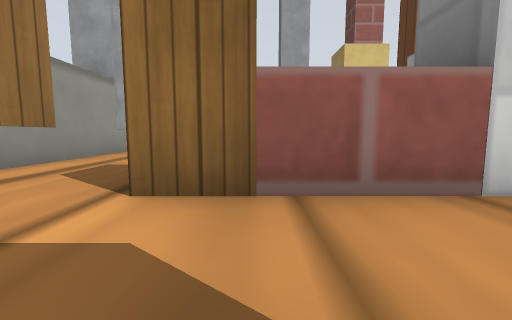
[1] (above)

19 first-person views from a walk through a Gazebo world. The camera is 0.05 m above the floor, tilts 6° down and sees 90° across. The floor is counted in squares, 0.1 m on a side. Each view is taken from the middle of a square. On the plan, view 1 faces up. The plan holds only what a view shows up to about 9 squares ahead; the rest is blank. The place goes on beyond the plan. Simple patterns stand in for the simulator's built-in surfaces.

[2]
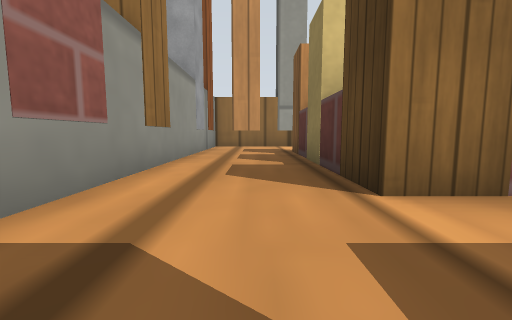

[3]
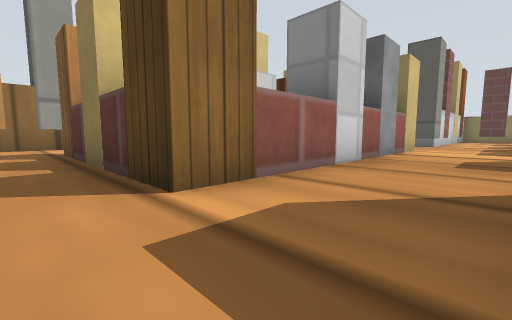

[4]
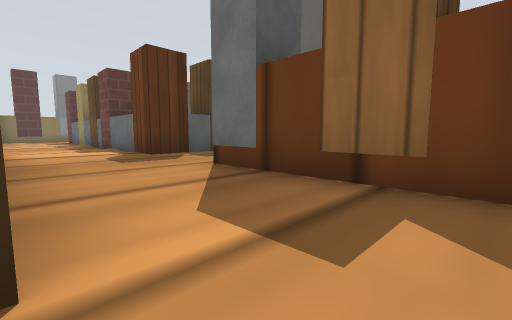

[5]
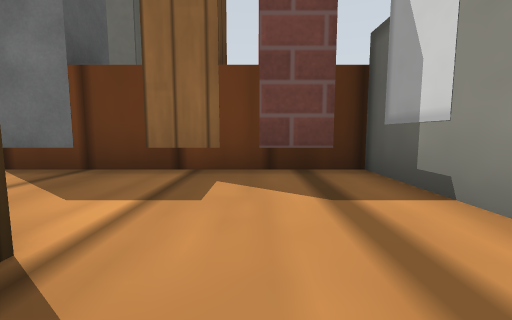

[6]
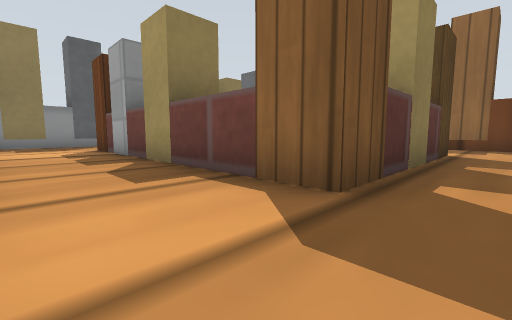

[7]
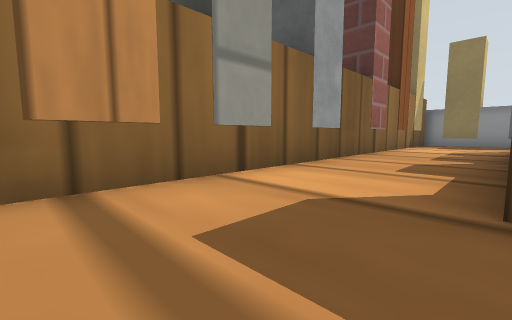

[8]
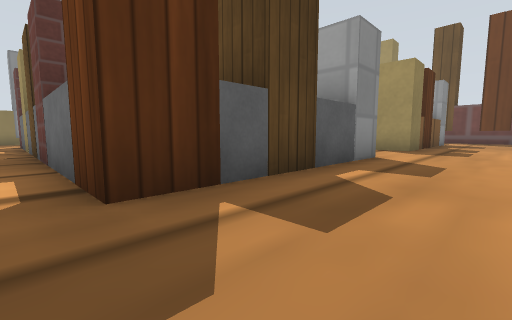

[9]
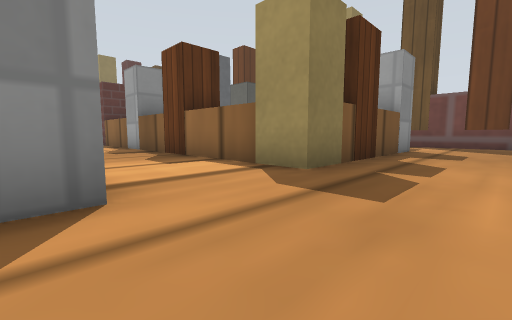

[10]
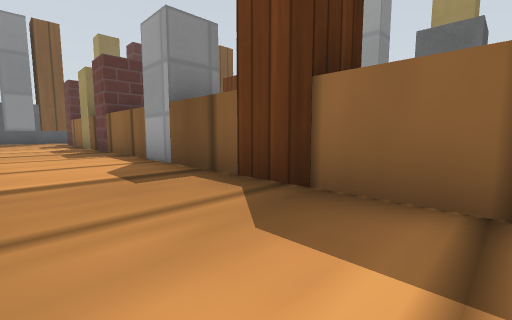

[11]
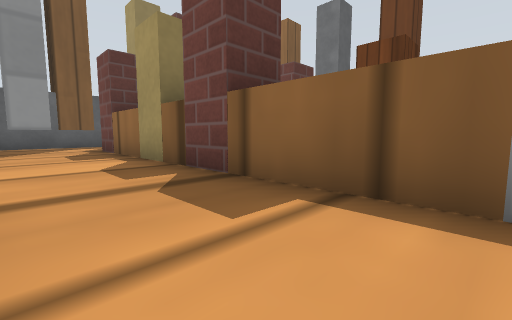

[12]
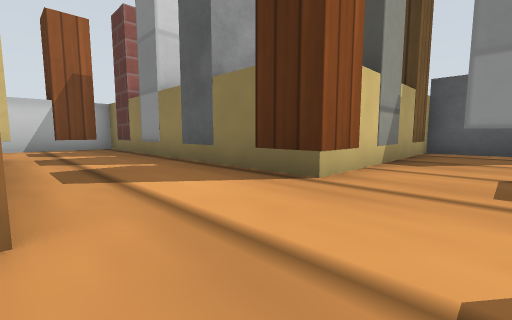

[13]
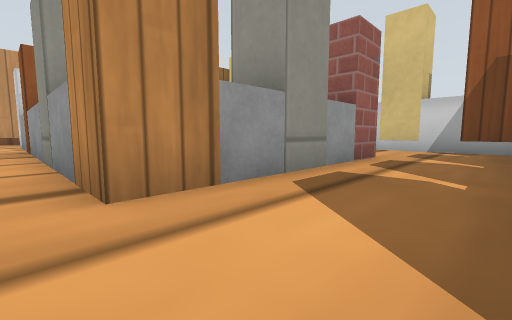

[14]
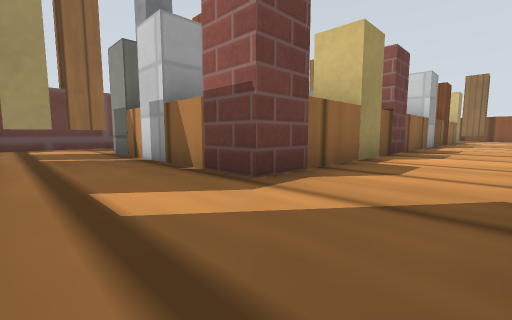

[15]
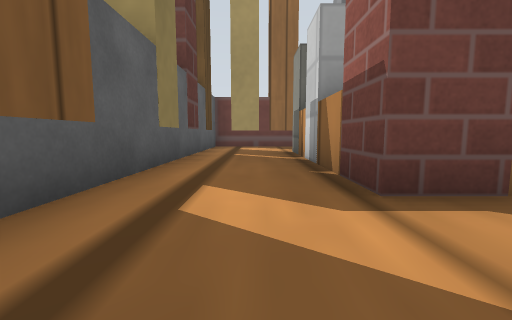

[16]
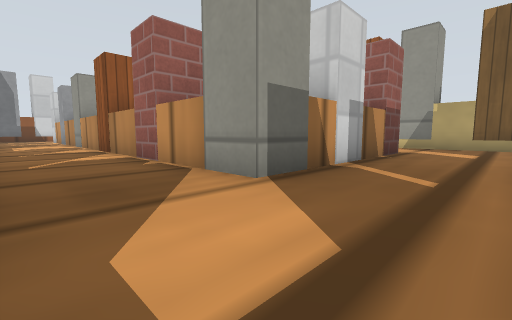

[17]
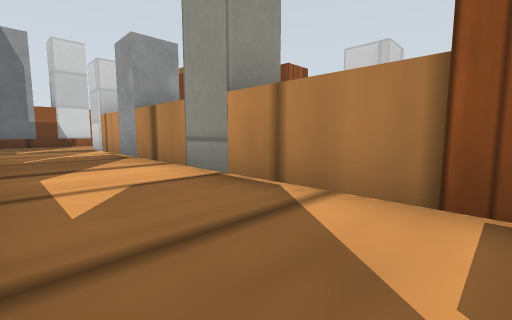

[18]
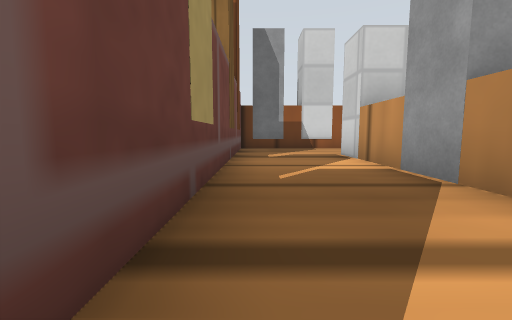

[19]
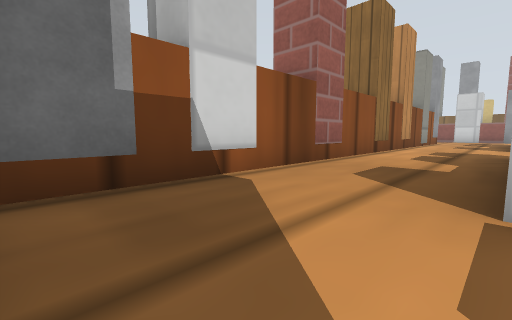

### Floor plan
Points are (right, up) in squares from view 1. A wall is a line through its corners. A room is listed if a view was taken in it or the views show most of it. See-through windows are left out.
Room 1 (views 1, 2, 3, 4, 5, 6, 7)
walls: (-3.5, 8.4) (-3.5, 2.4); (-2.5, 9.5) (-3.1, 9.5); (0.5, 9.5) (-0.6, 9.5); (-3.6, -0.5) (0.5, -0.5)
ways out: opening at (0, 4.5) to room 2
objects: brick post (-5, 2) to (-4, 2); wooden post (-5, 4) to (-4, 4); grey post (-5, 7) to (-4, 7); white post (-4, 0) to (-4, 1); wooden post (-4, 9); brick post (-3, -1); wooden post (-2, 10); wooden post (-1, -1); wooden box (-1, 2) to (0, 3); beige box (-1, 4) to (0, 5); wooden box (-1, 6) to (0, 7); grey post (-1, 10) to (-1, 11)
Room 2 (views 8, 9, 10, 11, 12, 13, 14, 15, 16, 17, 18, 19)
walls: (11.4, -8) (17.6, -8); (13.6, 2) (13, 2); (15.6, 2) (14.4, 2); (5.4, -8) (9.5, -8); (1.5, -6.5) (1.5, -9.6); (9, 7) (9, 7.6); (19, -9.4) (19, -10.2); (4, -11.5) (4, -10.5); (21.5, -6.6) (21.5, -5.5); (9, 8.5) (9, 9); (17.6, -13) (5.5, -13); (21.5, -9.5) (21.5, -8.4); (1.5, -11.5) (1.5, -14.6); (8.5, -15.5) (9.6, -15.5); (7.4, 9.5) (6.4, 9.5); (5.5, 9.5) (4.4, 9.5); (3.5, 9.5) (1.4, 9.5); (21.5, -13.4) (21.5, -12.4); (1.8, -15.5) (6.6, -15.5); (20.5, -15.5) (21, -15.5)
ways out: opening at (0, 4.5) to room 1
objects: grey post (1, -15); white post (1, -13); brick post (1, -11) to (1, -10); wooden post (1, -8); wooden post (1, -6) to (1, -5); grey post (1, -4); grey post (1, -2); grey post (1, -1); brick box (1, 2); brick box (1, 7); grey post (1, 10); white box (2, 2) to (3, 3); beige box (2, 6) to (3, 7); wooden post (3, -16); white box (4, -13) to (5, -12); wooden box (4, -10) to (5, -10); beige box (4, -9) to (5, -8); white box (4, -5) to (5, -5); wooden box (4, -3) to (5, -2); wooden box (4, -1) to (5, -1); grey box (4, 2) to (5, 3); white box (4, 6) to (5, 7); brick post (4, 10) to (4, 11); wooden post (5, -16); grey box (6, -5); grey box (6, -1); beige box (6, 2) to (6, 3); wooden box (6, 6) to (6, 7); wooden post (6, 10) to (6, 11); beige post (7, -16) to (8, -16); grey box (7, -13) to (7, -12); wooden box (7, -5) to (8, -5); brick box (7, -1) to (8, -1); wooden box (8, -9) to (8, -8); beige post (8, 10) to (8, 11); grey box (9, -5); wooden box (9, -2); grey box (9, -1); grey post (9, 2) to (10, 3); beige post (9, 8) to (10, 8); white post (10, -17) to (10, -16); grey box (10, -13) to (10, -12); white box (10, -9) to (11, -8); grey box (10, -5) to (12, -4); beige box (10, -2) to (12, -1); grey post (10, 7); grey box (11, -5); grey box (11, -1); wooden box (13, -13) to (13, -12); wooden box (13, -5) to (14, -5); grey box (13, -3) to (14, -3); brick box (13, -1) to (14, -1); wooden post (14, -17) to (14, -16); brick box (14, -9) to (14, -8); beige post (14, 2) to (14, 3); other object (16, -16) to (17, -16); brick box (16, -13) to (16, -12); beige box (16, -9) to (16, -8); wooden post (16, 2) to (16, 3); wooden post (17, -5) to (17, -4); grey post (17, -3) to (18, -2); white post (17, -1) to (18, -1); brick post (17, 0) to (18, 1); grey box (18, -13) to (19, -12); white box (18, -11) to (19, -11); brick box (18, -9) to (19, -8); grey post (18, -5) to (19, -4); wooden post (19, -17) to (19, -16); beige post (20, -16); wooden post (20, -5) to (21, -4); wooden post (22, -14) to (23, -14); brick post (22, -12) to (23, -12); beige post (22, -11) to (22, -10); wooden post (22, -8) to (23, -8); white post (22, -7) to (23, -7)

Positions as (right, up) in squares from view 1, and headings:
1: (0, 0), facing up
2: (-2, 0), facing up
3: (-2, 0), facing up-right
4: (-2, 2), facing down-right
5: (-2, 3), facing down
6: (-2, 9), facing down-right
7: (-3, 7), facing up-right
8: (2, 0), facing down-right
9: (2, -5), facing down-right
10: (6, -6), facing down-right
11: (11, -6), facing down-right
12: (14, -7), facing up-right
13: (16, -6), facing up-left
14: (21, -6), facing down-left
15: (20, -6), facing down
16: (21, -15), facing up-left
17: (13, -15), facing up-left
18: (10, -15), facing left
19: (4, -15), facing up-left
